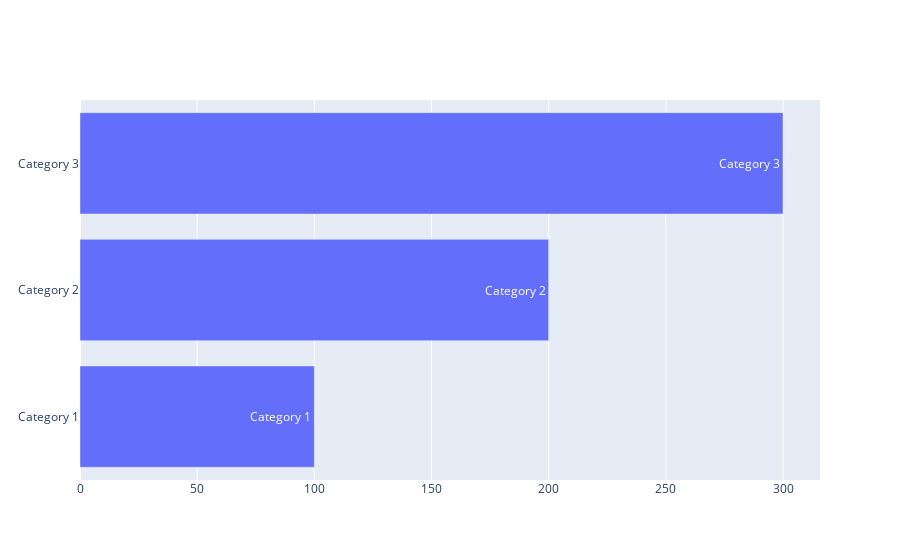

Notebook code for this chart:
### Code cell
import plotly.graph_objects as go

# Data for the bar chart
y = ["Category 1", "Category 2", "Category 3"]
x = [100, 200, 300]
labels = ["Label 1", "Label 2", "Label 3"]

# Create the bar chart
fig = go.Figure(data=[go.Bar(x=x, y=y, text=labels, textposition="inside", texttemplate="%{label}", orientation="h")])

# Customize the layout and show the chart
fig.update_layout(barmode="stack")
fig.show()

### Figure 1 — Plotly figure (JSON) as saved in the notebook; plotly's stock layout.template omitted (floating-point values rounded to 4 significant figures)
{"data": [{"orientation": "h", "text": ["Label 1", "Label 2", "Label 3"], "textposition": "inside", "texttemplate": "%{label}", "type": "bar", "x": [100, 200, 300], "y": ["Category 1", "Category 2", "Category 3"]}], "layout": {"barmode": "stack"}}
